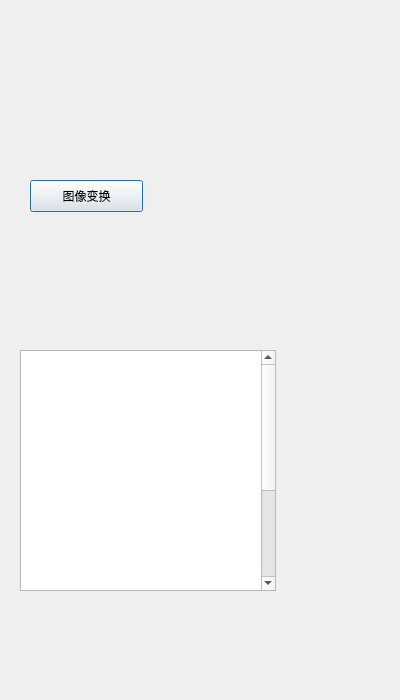
<?xml version="1.0" encoding="UTF-8"?>
<ui version="4.0">
 <class>Chapter7</class>
 <widget class="QDialog" name="Chapter7">
  <property name="geometry">
   <rect>
    <x>0</x>
    <y>0</y>
    <width>400</width>
    <height>700</height>
   </rect>
  </property>
  <property name="windowTitle">
   <string>Dialog</string>
  </property>
  <widget class="QPushButton" name="C7PB1">
   <property name="geometry">
    <rect>
     <x>30</x>
     <y>180</y>
     <width>113</width>
     <height>32</height>
    </rect>
   </property>
   <property name="text">
    <string>图像变换</string>
   </property>
  </widget>
  <widget class="QTextBrowser" name="textBrowser">
   <property name="geometry">
    <rect>
     <x>20</x>
     <y>350</y>
     <width>256</width>
     <height>241</height>
    </rect>
   </property>
   <property name="styleSheet">
    <string notr="true">QTextBrowser {background-color:rgb(255,132,129,0);border-radius:3px;color:rgb(0,0,0);}
font: 14pt &quot;KaiTi&quot;;</string>
   </property>
   <property name="html">
    <string>&lt;!DOCTYPE HTML PUBLIC &quot;-//W3C//DTD HTML 4.0//EN&quot; &quot;http://www.w3.org/TR/REC-html40/strict.dtd&quot;&gt;
&lt;html&gt;&lt;head&gt;&lt;meta name=&quot;qrichtext&quot; content=&quot;1&quot; /&gt;&lt;style type=&quot;text/css&quot;&gt;
p, li { white-space: pre-wrap; }
&lt;/style&gt;&lt;/head&gt;&lt;body style=&quot; font-family:'.SF NS Text'; font-size:13pt; font-weight:400; font-style:normal;&quot;&gt;
&lt;p style=&quot; margin-top:0px; margin-bottom:0px; margin-left:0px; margin-right:0px; -qt-block-indent:0; text-indent:0px;&quot;&gt;&lt;span style=&quot; font-size:14pt; font-weight:600; font-style:italic; color:#ffffff;&quot;&gt;图像变换是对图像处理算法的总结，它可以分为四个部分：空域变换等维度算法，空域变换变维度算法，值域变换等维度算法和值域变换变维度算法。其中空域变换主要指图像在几何上的变换，而值域变换主要指图像在像素值上的变换。等维度变换是在相同的维度空间中，而变维度变换是在不同的维度空间中，例如二维到三维，灰度空间到彩色空间。&lt;/span&gt;&lt;/p&gt;&lt;/body&gt;&lt;/html&gt;</string>
   </property>
  </widget>
 </widget>
 <resources/>
 <connections/>
</ui>
